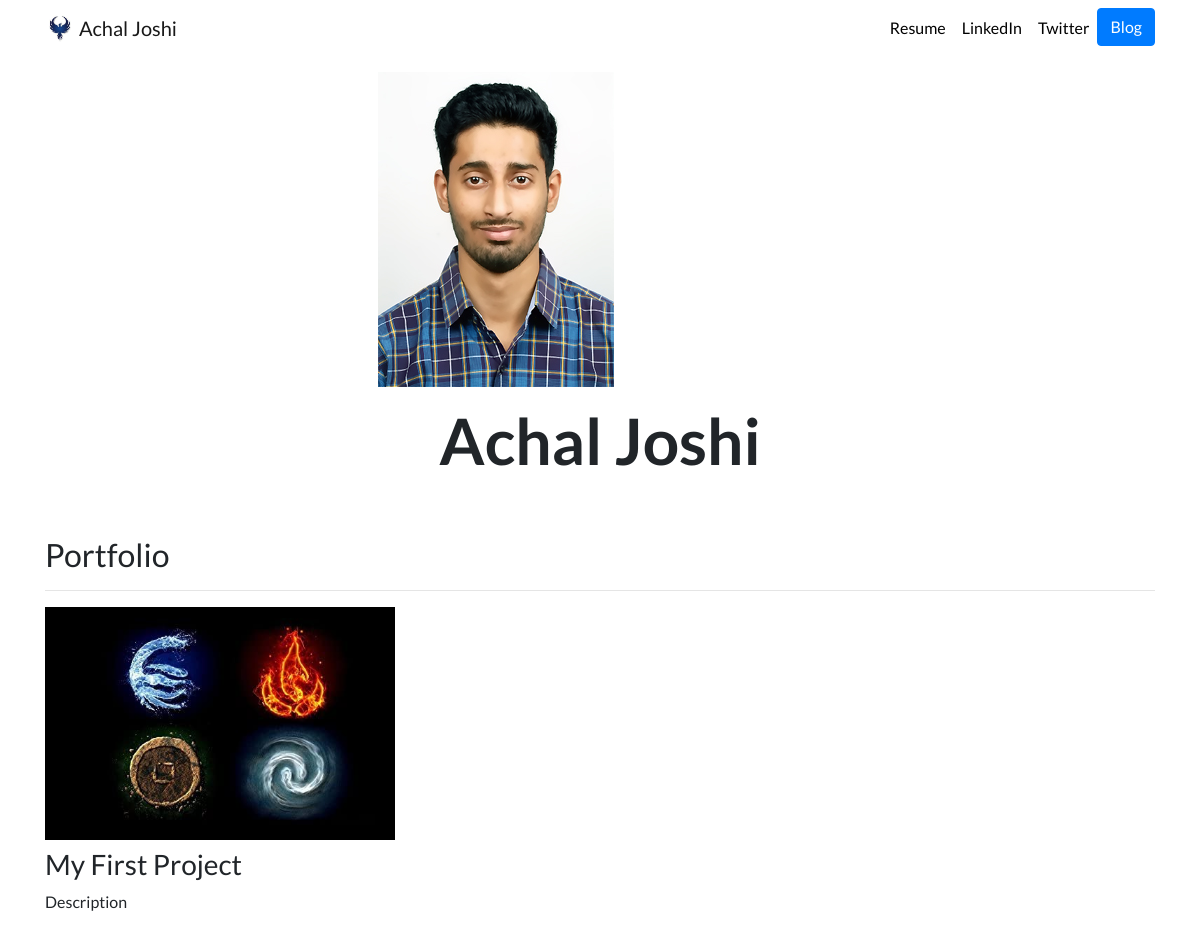
The page / on the database its author committed.
### portfolio/models.py (models this page shows, shortened)
class Project(models.Model):
	title = models.CharField(max_length = 100)
	description = models.CharField(max_length = 250)
	image = models.ImageField(upload_to ='portfolio/images/')
	url = models.URLField(blank = True)

### portfolio/views.py (the view)
# urls.py: 2. Add a URL to urlpatterns:  path('', views.home, name='home')
def home(request):
	projects = Project.objects.all()
	return render(request, 'portfolio/home.html', {'projects':projects})

### portfolio/templates/portfolio/home.html
{% extends "portfolio/base.html" %}
{% load static %}
{% block content %}
<div class="row justify-content-center my-3">
  <div class="col-5">
    <img src="{% static 'portfolio/i1.jpg' %}" class="img-fluid">
  </div>
</div>
<div class="row justify-content-center mb-3">
  <div class="col-md-9 text-center">
    <h1 id="hometext" class="font-weight-bold">Achal Joshi</h1>
  </div>
</div>
<h2 class="mt-5">Portfolio</h2>
<hr>
<div class="row">
  {% for project in projects %}
  <div class="col-lg-4 col-md-6">
    {% if project.url %}
    <a href="{{ project.url }}">
      <img src="{{ project.image.url }}" class="img-fluid mb-2">
    </a>
    {% else %}
    <img src="{{ project.image.url }}" class="img-fluid mb-2">
    {% endif %}
    <h3>{{ project.title }}</h3>
    <p>{{ project.description }}</p>
  </div>
  {% endfor %}
</div>
{% endblock %}

### portfolio/templates/portfolio/base.html (shortened to what this page needs)
{% load static %}
<!doctype html>
<html lang="en">
<head>
  <link rel="stylesheet" href="https://stackpath.bootstrapcdn.com/bootstrap/4.4.1/css/bootstrap.min.css">
  <link rel="stylesheet" href="{% static 'portfolio/custom.css' %}">
</head>
<body>
  <nav id="topNav" class="navbar navbar-expand-md navbar-light">
    <div class="container">
      <a class="navbar-brand" href="{% url 'home' %}">
        <img src="{% static 'portfolio/Logo.png' %}" width="30" height="30" class="d-inline-block align-top" alt="Logo">
        <span>Achal Joshi</span>
      </a>
      <div class="collapse navbar-collapse text-center" id="navbarNav">
        <ul class="navbar-nav ml-auto">
          <li class="nav-item">
            <a class="nav-link" href="{% static "portfolio/resume.pdf" %}">Resume</a>
          </li>
          <li class="nav-item">
            <a class="nav-link" href="https://www.linkedin.com/in/achal-joshi-8a1035119/"target="_blank">LinkedIn</a>
          </li>
          <li class="nav-item">
            <a class="nav-link" href="" target="_blank">Twitter</a>
          </li>
          <li>
            <a role="button" href="{% url 'blog:all_blogs' %}" class="btn btn-primary">Blog</a>
          </li>
        </ul>
      </div>
    </div>
  </nav>
  <div class="container">
    {% block content %}{% endblock %}
  </div>
</body>
</html>

### portfolio/static/portfolio/custom.css (style rules this page uses)
.navbar-nav .nav-link { color: rgba(0,0,0,1) !important; }
body { font-family: 'Lato', sans-serif; }
@media (min-width: 992px) { #hometext { font-size: 4rem; } }

### rows shown on the page
Project: image (picture), title "My First Project", description "Description"
